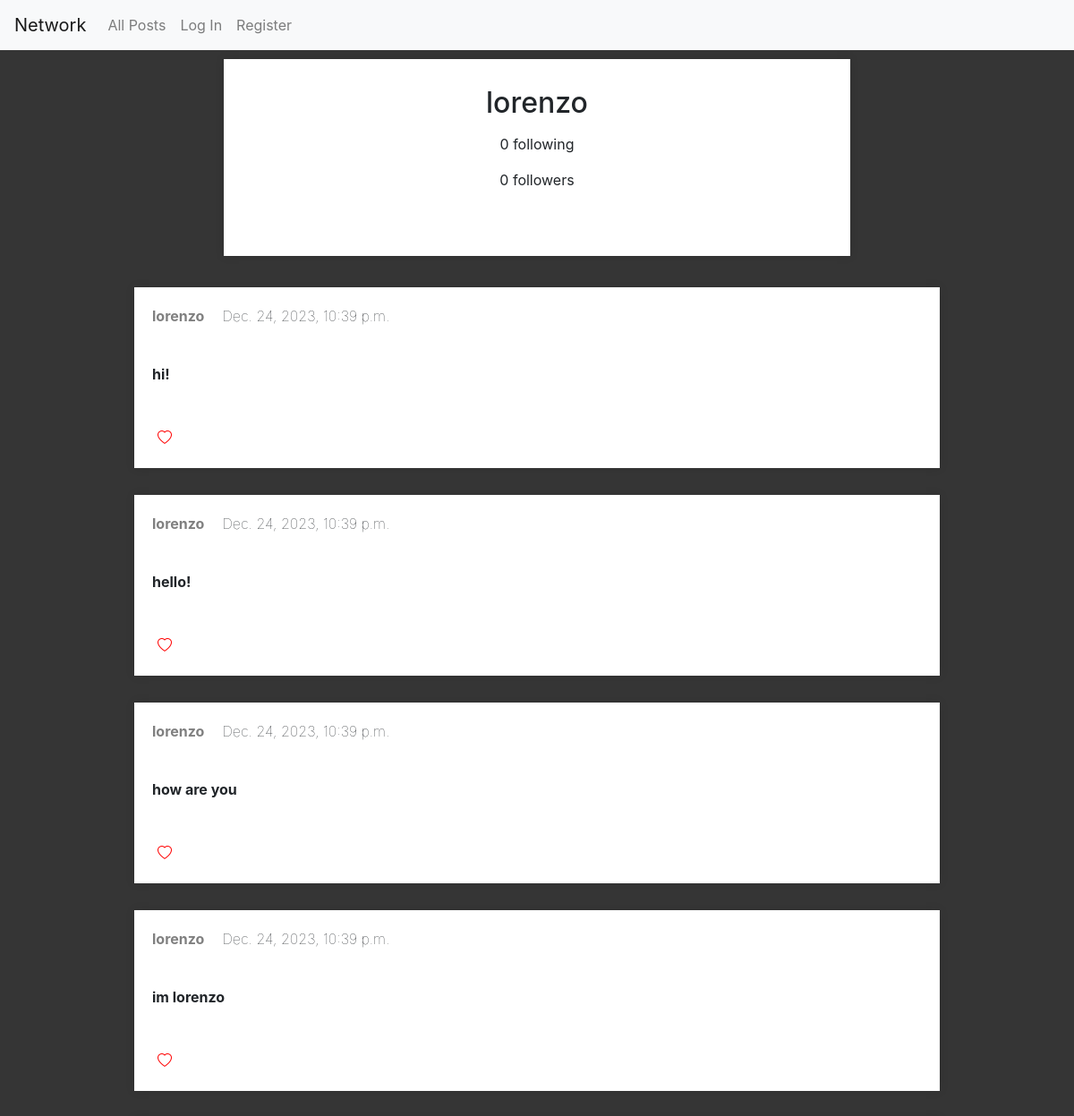
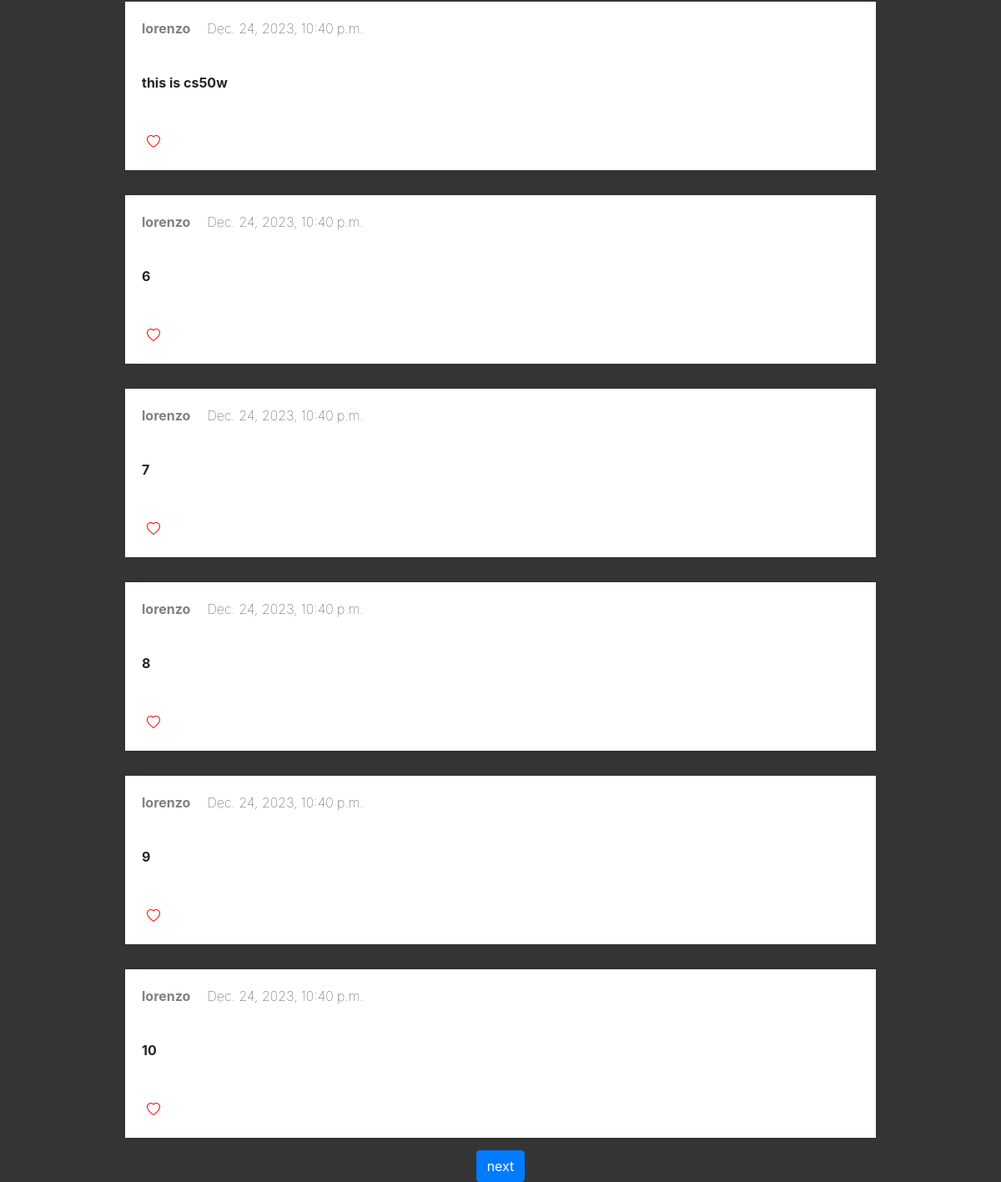
The page /profile/lorenzo (signed in) on the database its author committed (2 pictures, top to bottom).
### network/models.py (models this page shows, shortened)
class User(AbstractUser):
    pass

class post(models.Model):
    user = models.ForeignKey(User, on_delete=models.CASCADE)
    timestamp = models.DateTimeField(auto_now_add=True)
    content = models.TextField(null=False)
    likes = models.IntegerField(default=0)
    is_liked = models.BooleanField(default=False)

### network/views.py (the view, shortened to what this page needs)
# urls.py: path("profile/<str:user>", views.profile, name="profile"),
def profile(request, user):
    global profile_num
    if request.method == "GET":
        user_to = User.objects.get(username=user)
        user_posts = post.objects.filter(user=user_to)
        page_user = load_page_profile(profile_num, user_posts)
        followers = follows.objects.filter(follow_user=user_to)
        i_follow = follows.objects.filter(user=user_to)
        followers_count = followers.count()
        i_follow_count = i_follow.count()
        is_following = follows.objects.filter(user=request.user, follow_user= user_to )
        return render(request, "network/profile.html", {
            "user": user,
            "user_posts": page_user,
            "followers_count": followers_count,
            "i_follow_count": i_follow_count,
            "current_user": str(request.user),
            "page_num": profile_num,
            "is_following": is_following
        } )

### network/views.py (called while the page is built)
def load_page_profile(index, all_posts):
    global profile_num
    p = Paginator(all_posts, 10)
    try:
        page = p.page(index)
        return page
    except EmptyPage:
        page = p.page(1)
        profile_num = 1
        return page

### network/templates/network/profile.html (shortened to what this page needs)
{% extends "network/layout.html" %}
{% block body %}
    <div class="user_data">
        <div class="box">
            <h2 style="margin-top:30px; margin-bottom: 15px">{{ user }}</h2>
            <p>{{ i_follow_count }} following</p>
            <p>{{ followers_count}} followers</p>
        </div>
    </div>
    <div class="container_all_posts">
        {% for post in user_posts %}
            <div class="container_post">
                <div class="user_and_time">
                    <a id="to_profile" href="{% url "profile" post.user %}">{{ post.user }}</a>
                    <p style="font-weight: lighter; margin-left: 20px; margin-right: 20px">{{ post.timestamp }}</p>
                </div>
                <p id="post_content">{{ post.content }}</p>
                <div id="likes">
                    <button data-id="{{ post.id }}" class="heart_button"><i id="heart_css" class="bi bi-heart"></i></button>
                </div>
            </div>
        {% endfor %}
    </div>
    <div class="page_load">
        <form action="{% url "profile" user %}" method="post">
            <input class="btn btn-primary" type="submit" value="next">
        </form>
    </div>
{% endblock %}

### network/static/network/styles.css (style rules this page uses)
body { background-color: rgb(53, 53, 53); }
.container_post { display: flex; flex-direction: column; height: auto; width: 900px; margin: 15px; padding: 20px; background-color: white; box-shadow: 0 0 10px rgba(0, 0, 0, 0.1); }
.container_all_posts { display: flex; flex-direction: column; width: 80%; margin-left: 10%; margin-right: 10%; margin-top: 20px; align-items: center; }
.user_and_time { display: flex; }
#to_profile { color: gray; font-weight: bold; }
.user_data { display: flex; justify-content: center; }
.box { display: flex; flex-direction: column; margin-top: 10px; display: flex; align-items: center; width: 700px; height: 220px; background-color: white; box-shadow: 0 0 10px rgba(0, 0, 0, 0.1); padding-bottom: 10px; }
.page_load { display: flex; justify-content: center; gap: 10px; }
.heart_button { border: none; padding: none; background: none; cursor: pointer; outline: none; }
#likes { margin-top: 40px; margin-right: auto; display: flex; flex-direction: row; }
#heart_css { color: red; }
#post_content { margin-top: 25px; font-weight: bolder; margin-bottom: 5px; flex-grow: 1; overflow: auto; }

### rows shown on the page
User: username "lorenzo"
post: user "lorenzo", timestamp "Dec. 24, 2023, 10:39 p.m.", content "hi!"
post: user "lorenzo", timestamp "Dec. 24, 2023, 10:39 p.m.", content "hello!"
post: user "lorenzo", timestamp "Dec. 24, 2023, 10:39 p.m.", content "how are you"
post: user "lorenzo", timestamp "Dec. 24, 2023, 10:39 p.m.", content "im lorenzo"
post: user "lorenzo", timestamp "Dec. 24, 2023, 10:40 p.m.", content "this is cs50w"
post: user "lorenzo", timestamp "Dec. 24, 2023, 10:40 p.m.", content "6"
post: user "lorenzo", timestamp "Dec. 24, 2023, 10:40 p.m.", content "7"
post: user "lorenzo", timestamp "Dec. 24, 2023, 10:40 p.m.", content "8"
post: user "lorenzo", timestamp "Dec. 24, 2023, 10:40 p.m.", content "9"
post: user "lorenzo", timestamp "Dec. 24, 2023, 10:40 p.m.", content "10"

### other values the page prints
{{ i_follow_count }} "0"
{{ followers_count }} "0"
